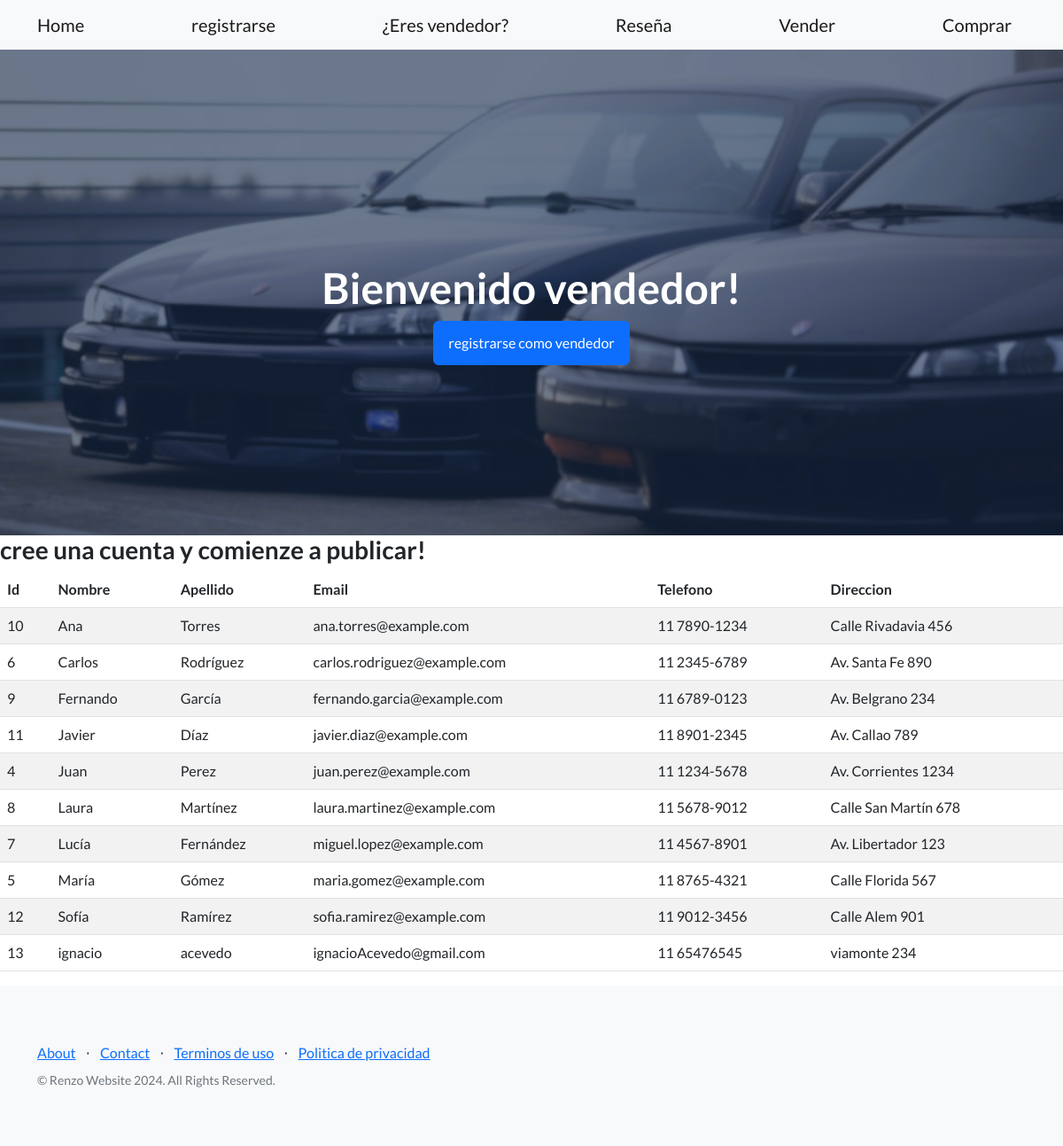
Screenshot of /eresVendedor/ with the database file from the repository.
### entidades/models.py (models this page shows, shortened)
class Vendedor(models.Model):
    nombre = models.CharField(max_length=100)
    apellido = models.CharField(max_length=100)
    email = models.EmailField(max_length=100, unique=True)
    telefono = models.CharField(max_length=15)
    direccion = models.CharField(max_length=100)
    class Meta:
        verbose_name = "Vendedor"
        verbose_name_plural = "Vendedores"
        ordering = ["nombre", "apellido"]

### entidades/views.py (the view)
# urls.py: path('eresVendedor/', eresVendedor, name="eresVendedor"),
def eresVendedor(request):
    contexto = {"Vendedor": Vendedor.objects.all()}
    return render(request, "entidades/eresVendedor.html", contexto)

### entidades/templates/entidades/eresVendedor.html
{% extends 'entidades/index.html' %}
{% block titulo %}
<h1 class="mt-5">Bienvenido vendedor!</h1>
<a class="btn btn-primary" href="{% url 'vendedorForm' %}">registrarse como vendedor</a>
{% endblock titulo %}
{% block contenido %}
<h3>cree una cuenta y comienze a publicar!</h3>
<table class="table table-striped">
    <thead>
        <tr>
            <th>Id</th>
            <th>Nombre</th>
            <th>Apellido</th>
            <th>Email</th>
            <th>Telefono</th>
            <th>Direccion</th>
        </tr>
    </thead>
    <tbody>
    {% for u in Vendedor %}
        <tr>
            <td>{{ u.id }}</td>
            <td>{{ u.nombre }}</td>
            <td>{{ u.apellido }}</td>
            <td>{{ u.email }}</td>
            <td>{{ u.telefono }}</td>
            <td>{{ u.direccion }}</td>
        </tr>
    {% endfor %}
    </tbody>
</table>
{% endblock contenido %}

### entidades/templates/entidades/index.html (shortened to what this page needs)
<!DOCTYPE html>
<html lang="en">
    <head>
        {% load static %}
        <link href="https://cdn.jsdelivr.net/npm/bootstrap-icons@1.5.0/font/bootstrap-icons.css" rel="stylesheet" type="text/css" />
        <link href="{% static 'css/styles.css' %}" rel="stylesheet" />
    </head>
    <body>
        <nav class="navbar navbar-light bg-light static-top">
            <div class="container">
                <a class="navbar-brand" href="{% url 'home' %}">Home</a>
                <a class="navbar-brand" href="{% url 'usuario' %}">registrarse</a>
                <a class="navbar-brand" href="{% url 'eresVendedor' %}">¿Eres vendedor?</a>
                <a class="navbar-brand" href="{% url 'reseña' %}">Reseña</a>
                <a class="navbar-brand" href="{% url 'vender' %}">Vender</a>
                <a class="navbar-brand"href="{% url 'comprar' %}">Comprar</a>
            </div>
        </nav>
        <header class="masthead">
            <div class="container position-relative">
                <div class="row justify-content-center">
                    <div class="col-xl-6">
                        <div class="text-center text-white">
                            {% block titulo %}{% endblock titulo %}
                    </div>
                </div>
            </div>
        </header>
        {% block contenido %}
        {% endblock contenido %}
        <footer class="footer bg-light">
            <div class="container">
                <div class="row">
                    <div class="col-lg-6 h-100 text-center text-lg-start my-auto">
                        <ul class="list-inline mb-2">
                            <li class="list-inline-item"><a href="{% url 'about' %}">About</a></li>
                            <li class="list-inline-item">⋅</li>
                            <li class="list-inline-item"><a href="{% url 'contact' %}">Contact</a></li>
                            <li class="list-inline-item">⋅</li>
                            <li class="list-inline-item"><a href="{% url 'terminos' %}">Terminos de uso</a></li>
                            <li class="list-inline-item">⋅</li>
                            <li class="list-inline-item"><a href="{% url 'privacidad' %}">Politica de privacidad</a></li>
                        </ul>
                        <p class="text-muted small mb-4 mb-lg-0">&copy; Renzo Website 2024. All Rights Reserved.</p>
            </div>
        </footer>
    </body>
</html>

### rows the page displays
Vendedor: id "10", nombre "Ana", apellido "Torres", email "ana.torres@example.com", telefono "11 7890-1234", direccion "Calle Rivadavia 456"
Vendedor: id "6", nombre "Carlos", apellido "Rodríguez", email "carlos.rodriguez@example.com", telefono "11 2345-6789", direccion "Av. Santa Fe 890"
Vendedor: id "9", nombre "Fernando", apellido "García", email "fernando.garcia@example.com", telefono "11 6789-0123", direccion "Av. Belgrano 234"
Vendedor: id "11", nombre "Javier", apellido "Díaz", email "javier.diaz@example.com", telefono "11 8901-2345", direccion "Av. Callao 789"
Vendedor: id "4", nombre "Juan", apellido "Perez", email "juan.perez@example.com", telefono "11 1234-5678", direccion "Av. Corrientes 1234"
Vendedor: id "8", nombre "Laura", apellido "Martínez", email "laura.martinez@example.com", telefono "11 5678-9012", direccion "Calle San Martín 678"
Vendedor: id "7", nombre "Lucía", apellido "Fernández", email "miguel.lopez@example.com", telefono "11 4567-8901", direccion "Av. Libertador 123"
Vendedor: id "5", nombre "María", apellido "Gómez", email "maria.gomez@example.com", telefono "11 8765-4321", direccion "Calle Florida 567"
Vendedor: id "12", nombre "Sofía", apellido "Ramírez", email "sofia.ramirez@example.com", telefono "11 9012-3456", direccion "Calle Alem 901"
Vendedor: id "13", nombre "ignacio", apellido "acevedo", email "ignacioAcevedo@gmail.com", telefono "11 65476545", direccion "viamonte 234"
